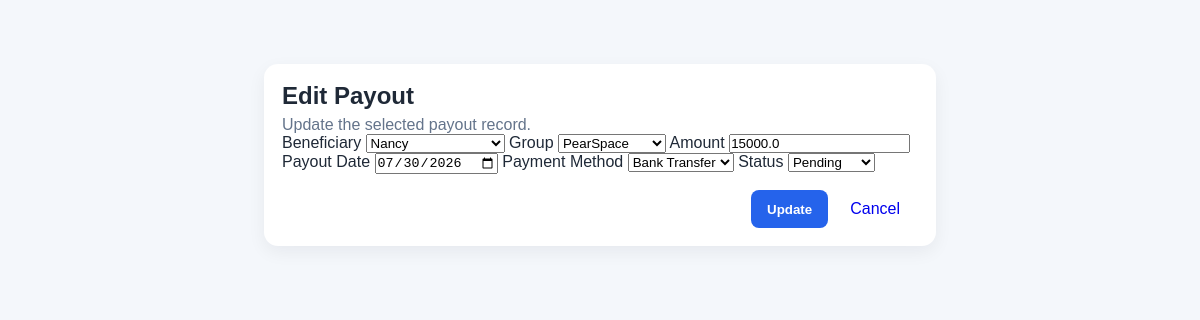
Page /payouts/2/edit on the committed database.
### app/models.py (models this page shows, shortened)
class Payout(db.Model):
    __tablename__ = "payouts"
    id = db.Column(db.Integer, primary_key=True)
    beneficiary_name = db.Column(db.String(100), nullable=False)
    group_name = db.Column(db.String(100), nullable=False)
    amount = db.Column(db.Float, nullable=False, default=0.0)
    payout_date = db.Column(db.String(20), nullable=False)
    payment_method = db.Column(db.String(50), nullable=False, default="Bank Transfer")
    status = db.Column(db.String(20), nullable=False, default="Pending")

class Member(db.Model):
    __tablename__ = "members"
    id = db.Column(db.Integer, primary_key=True)
    full_name = db.Column(db.String(100), nullable=False)
    email = db.Column(db.String(120), unique=True, nullable=False)
    phone = db.Column(db.String(20), nullable=False)
    group_name = db.Column(db.String(100), nullable=True)
    join_date = db.Column(db.String(20), nullable=True)
    status = db.Column(db.String(20), nullable=False, default="Active")

class Group(db.Model):
    __tablename__ = "groups"
    id = db.Column(db.Integer, primary_key=True)
    group_name = db.Column(db.String(100), nullable=False)
    monthly_contribution = db.Column(db.Float, nullable=False, default=0.0)
    meeting_day = db.Column(db.String(50), nullable=False)
    max_members = db.Column(db.Integer, nullable=False, default=0)
    status = db.Column(db.String(20), nullable=False, default="Active")

### app/routes.py (the view, shortened to what this page needs)
@main.route("/payouts/<int:payout_id>/edit", methods=["GET", "POST"], endpoint="edit_payout")
def edit_payout(payout_id):
    payout = Payout.query.get_or_404(payout_id)
    members = Member.query.order_by(Member.full_name.asc()).all()
    groups = Group.query.order_by(Group.group_name.asc()).all()
    return render_template("edit_payout.html", payout=payout, members=members, groups=groups)

### app/templates/edit_payout.html (shortened to what this page needs)
<!DOCTYPE html>
<html lang="en">
  <head>
    <link rel="stylesheet" href="{{ url_for('static', filename='css/dashboard.css') }}" />
  </head>
  <body>
    <main class="main-content" style="max-width: 720px; margin: 40px auto;">
      <section class="panel">
        <h2>Edit Payout</h2>
        <p class="muted">Update the selected payout record.</p>
        <form method="POST" action="{{ url_for('main.edit_payout', payout_id=payout.id) }}">
          <label for="beneficiary">Beneficiary</label>
          <select id="beneficiary" name="beneficiary" required>
            {% for member in members %}
            <option value="{{ member.full_name }}" {% if member.full_name == payout.beneficiary_name %}selected{% endif %}>{{ member.full_name }}</option>
            {% endfor %}
          </select>
          <label for="group">Group</label>
          <select id="group" name="group" required>
            {% for group in groups %}
            <option value="{{ group.group_name }}" {% if group.group_name == payout.group_name %}selected{% endif %}>{{ group.group_name }}</option>
            {% endfor %}
          </select>
          <label for="amount">Amount</label>
          <input id="amount" name="amount" type="number" min="0" step="0.01" value="{{ payout.amount }}" required />
          <label for="payout_date">Payout Date</label>
          <input id="payout_date" name="payout_date" type="date" value="{{ payout.payout_date }}" required />
          <label for="payment_method">Payment Method</label>
          <select id="payment_method" name="payment_method" required>
            <option value="Bank Transfer" {% if payout.payment_method == 'Bank Transfer' %}selected{% endif %}>Bank Transfer</option>
          </select>
          <label for="status">Status</label>
          <select id="status" name="status" required>
            <option value="Pending" {% if payout.status == 'Pending' %}selected{% endif %}>Pending</option>
          </select>
          <div style="margin-top: 16px; display: flex; gap: 10px; justify-content: flex-end;">
            <button type="submit" class="add-btn">Update</button>
            <a href="{{ url_for('main.payouts') }}" class="action-btn" style="display: inline-block; padding: 10px 12px; border-radius: 8px; text-decoration: none;">Cancel</a>
          </div>
        </form>
      </section>
    </main>
  </body>
</html>

### app/static/css/dashboard.css (style rules this page uses)
:root { --bg: #f4f7fb; --sidebar: #0f172a; --sidebar-text: #cbd5e1; --sidebar-active: #2563eb; --card: #ffffff; --text: #1f2937; --muted: #64748b; --accent: #2563eb; }
* { box-sizing: border-box; margin: 0; padding: 0; }
body { font-family: Arial, Helvetica, sans-serif; background: var(--bg); color: var(--text); }
.main-content { flex: 1; padding: 24px; }
.card, .panel { background: var(--card); border-radius: 14px; padding: 18px; box-shadow: 0 6px 18px rgba(15, 23, 42, 0.06); }
.muted { color: var(--muted); margin-top: 6px; }
.add-btn { background: var(--accent); color: white; border: none; padding: 10px 16px; border-radius: 8px; cursor: pointer; font-weight: bold; }
.action-btn { border: none; padding: 6px 10px; border-radius: 6px; cursor: pointer; margin-right: 6px; }

### rows in the picture
Payout: beneficiary "Nancy", group "PearSpace", amount "15000.0", payout_date "07/30/2026", payment_method "Bank Transfer", status "Pending"
